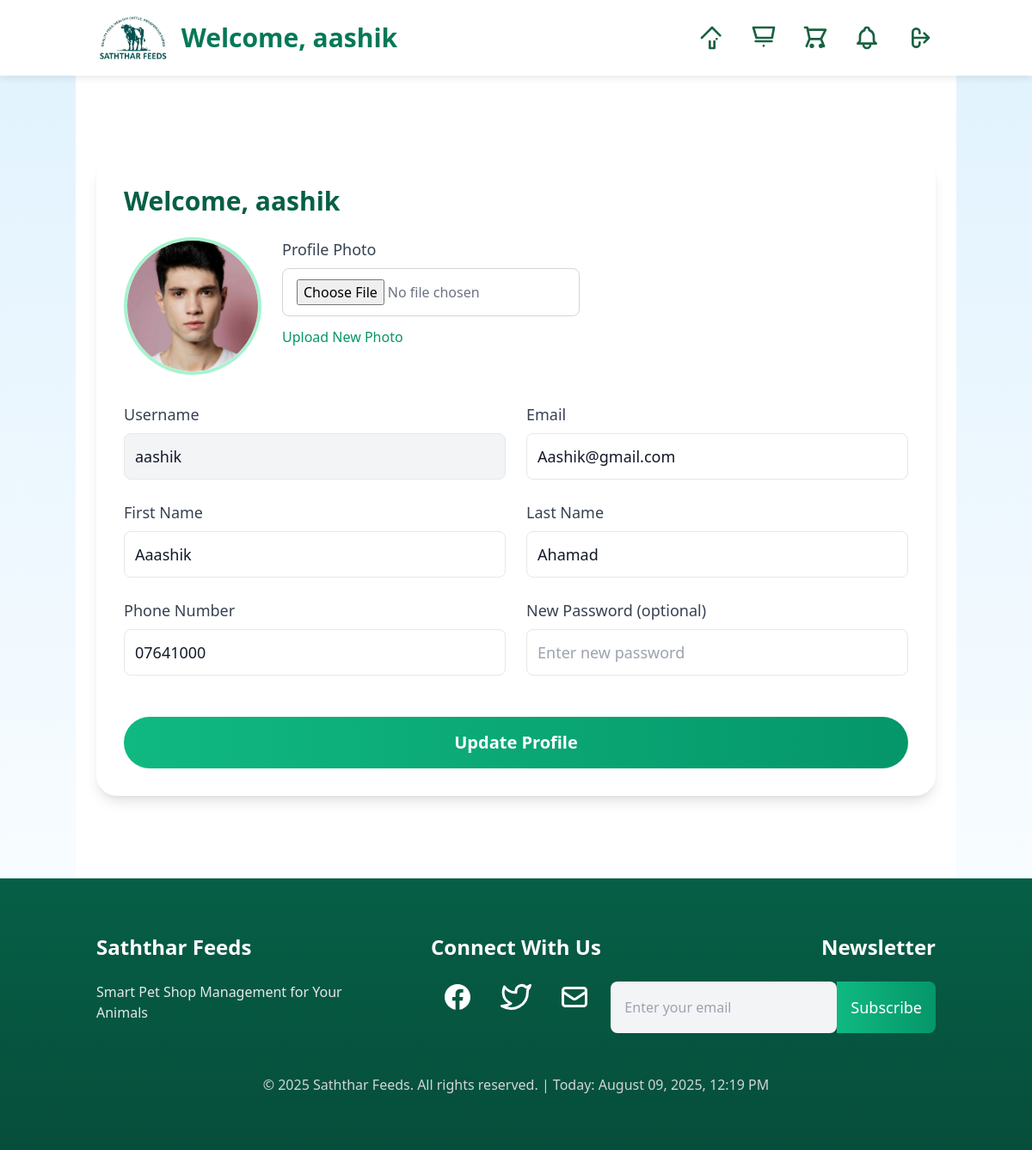
The app's page /profile.php (signed in) with its own data.
### tables this page shows
CREATE TABLE `users` (
  `id` int(11) NOT NULL,
  `username` varchar(50) NOT NULL,
  `email` varchar(100) NOT NULL,
  `password` varchar(255) NOT NULL,
  `address` text DEFAULT NULL,
  `profile_photo` varchar(255) DEFAULT NULL,
  `created_at` timestamp NOT NULL DEFAULT current_timestamp(),
  `first_name` varchar(50) DEFAULT NULL,
  `last_name` varchar(50) DEFAULT NULL,
  `phone_number` varchar(15) DEFAULT NULL,
  `status` enum('registered','active','inactive') DEFAULT 'registered'
);

### profile.php (the view, shortened to what this page needs)
<?php
require_once 'db_connect.php';
$username = $_SESSION['username'];
$email = '';
$first_name = '';
$last_name = '';
$phone_number = '';
$profile_photo = 'Uploads/default_profile.jpg';
if (!isset($pdo) || $pdo === null) {
    $error = "Database connection failed. Please try again later.";
} else {
    try {
        $stmt = $pdo->prepare("SELECT email, first_name, last_name, phone_number, profile_photo FROM users WHERE username = ?");
        $stmt->execute([$username]);
        $row = $stmt->fetch();
        if ($row) {
            $email = $row['email'];
            $first_name = $row['first_name'] ?: '';
            $last_name = $row['last_name'] ?: '';
            $phone_number = $row['phone_number'] ?: '';
            $profile_photo = $row['profile_photo'] ?: $profile_photo;
        } else {
            $error = "User not found.";
        }
    } catch (Exception $e) {
        $error = "Error fetching user data: " . $e->getMessage();
    }
}
?>
<!DOCTYPE html>
<html lang="en" class="scroll-smooth">
<head>
    <link href="https://cdn.jsdelivr.net/npm/tailwindcss@2.2.19/dist/tailwind.min.css" rel="stylesheet">
    <link rel="stylesheet" href="style.css">
</head>
<body class="bg-gray-50 font-sans text-gray-900">
    <nav id="navbar" class="bg-white shadow-md sticky top-0 z-50">
        <div class="container mx-auto px-6 py-4">
            <div class="flex items-center justify-between">
                <div class="flex items-center space-x-4">
                    <img src="./assets/images/logo/feeds.png" alt="Saththar Feeds Logo" class="h-14 transition-transform duration-200 hover:scale-110" />
                    <h1 class="text-3xl font-bold text-green-700 hidden sm:block">
                        <?php echo isset($_SESSION['loggedin']) && $_SESSION['loggedin'] ? 'Welcome, ' . htmlspecialchars($_SESSION['username']) : 'Saththar Feeds'; ?>
                    </h1>
                </div>
                <div class="flex items-center space-x-6 md:space-x-8">
                    <div class="hidden md:flex items-center space-x-6">
                        <a href="index.php#home" class="text-gray-600 hover:text-green-500 transition-all duration-200 flex items-center hover:scale-110" title="Home">
                            <svg class="w-8 h-8 mr-1" xmlns="http://www.w3.org/2000/svg" fill="none" viewBox="0 0 24 24" stroke="currentColor">
                                <path stroke-linecap="round" stroke-linejoin="round" stroke-width="2" d="M3 12l2-2m0 0l7-7 7 7m-9 5v6h4v-6m2-2h.01" />
                            </svg>
                        </a>
                        <a href="products.php" class="text-gray-600 hover:text-green-500 transition-all duration-200 flex items-center hover:scale-110" title="Shop">
                            <svg class="w-8 h-8 mr-1" xmlns="http://www.w3.org/2000/svg" fill="none" viewBox="0 0 24 24" stroke="currentColor">
                                <path stroke-linecap="round" stroke-linejoin="round" stroke-width="2" d="M3 3h18l-1.68 9H5.68L3 3zm2 12h14m-7 4h.01" />
                            </svg>
                        </a>
                        <a href="cart.php" class="text-gray-600 hover:text-green-500 transition-all duration-200 flex items-center relative hover:scale-110" title="Cart">
                        </a>
                        <a href="notifications.php" class="text-gray-600 hover:text-green-500 transition-all duration-200 flex items-center relative hover:scale-110" title="Notifications">
                        </a>
                        <a href="logout.php" class="text-gray-600 hover:text-green-500 transition-all duration-200 flex items-center hover:scale-110" title="Logout">
                            <svg class="w-8 h-8 mr-1" xmlns="http://www.w3.org/2000/svg" fill="none" viewBox="0 0 24 24" stroke="currentColor">
                                <path stroke-linecap="round" stroke-linejoin="round" stroke-width="2" d="M17 16l4-4m0 0l-4-4m4 4H7m6 4v1a3 3 0 01-6 0V7a3 3 0 016 0v1" />
                            </svg>
                        </a>
                    </div>
                </div>
            </div>
        </div>
    </nav>
    <section class="container mx-auto py-24 px-4 sm:px-6 bg-white">
        <div class="max-w-5xl mx-auto bg-[#e6f4ea] p-8 rounded-3xl shadow-lg hover:shadow-xl transition-all duration-300">
            <h2 class="text-3xl font-bold text-green-800 mb-6">Welcome, <?php echo htmlspecialchars($username); ?></h2>
            <form method="POST" enctype="multipart/form-data" class="space-y-8">
                <div class="flex flex-col sm:flex-row items-center sm:items-start gap-6">
                    <div class="relative w-40 h-40 overflow-hidden rounded-full border-4 border-green-200">
                        <img
                            src="<?php echo htmlspecialchars($profile_photo); ?>"
                            alt="Profile"
                            class="w-full h-full object-cover object-center transition-transform duration-300 hover:scale-110 bg-gray-100"
                        />
                    </div>
                    <div class="text-center sm:text-left">
                        <label class="block text-lg font-medium text-gray-700 mb-2">Profile Photo</label>
                        <input
                            type="file"
                            name="profile_photo"
                            accept="image/jpeg,image/png"
                            class="block w-full text-base text-gray-500 file:mr-4 file:py-3 file:px-6 file:rounded-full file:border-0 file:text-base file:font-semibold file:bg-green-50 file:text-green-700 hover:file:bg-green-100 hover:file:scale-105 transition-all duration-200"
                        >
                        <button type="submit" class="mt-3 text-base text-green-600 font-medium hover:text-green-700 hover:scale-105 transition-all duration-200">Upload New Photo</button>
                    </div>
                </div>
                <div class="grid grid-cols-1 md:grid-cols-2 gap-6">
                    <div>
                        <label class="block text-lg font-medium text-gray-700 mb-2">Username</label>
                        <input
                            type="text"
                            value="<?php echo htmlspecialchars($username); ?>"
                            class="w-full p-3 border border-gray-200 rounded-lg bg-gray-100 cursor-not-allowed text-lg"
                            disabled
                        >
                    </div>
                    <div>
                        <label class="block text-lg font-medium text-gray-700 mb-2">Email</label>
                        <input
                            type="email"
                            name="email"
                            value="<?php echo htmlspecialchars($email); ?>"
                            required
                            class="w-full p-3 border border-gray-200 rounded-lg focus:outline-none focus:ring-2 focus:ring-green-500 transition-all duration-200 text-lg"
                        >
                    </div>
                    <div>
                        <label class="block text-lg font-medium text-gray-700 mb-2">First Name</label>
                        <input
                            type="text"
                            name="first_name"
                            value="<?php echo htmlspecialchars($first_name); ?>"
                            class="w-full p-3 border border-gray-200 rounded-lg focus:outline-none focus:ring-2 focus:ring-green-500 transition-all duration-200 text-lg"
                        >
                    </div>
                    <div>
                        <label class="block text-lg font-medium text-gray-700 mb-2">Last Name</label>
                        <input
                            type="text"
                            name="last_name"
                            value="<?php echo htmlspecialchars($last_name); ?>"
                            class="w-full p-3 border border-gray-200 rounded-lg focus:outline-none focus:ring-2 focus:ring-green-500 transition-all duration-200 text-lg"
                        >
                    </div>
                    <div>
                        <label class="block text-lg font-medium text-gray-700 mb-2">Phone Number</label>
                        <input
                            type="text"
                            name="phone_number"
                            value="<?php echo htmlspecialchars($phone_number); ?>"
                            class="w-full p-3 border border-gray-200 rounded-lg focus:outline-none focus:ring-2 focus:ring-green-500 transition-all duration-200 text-lg"
                        >
                    </div>
                    <div>
                        <label class="block text-lg font-medium text-gray-700 mb-2">New Password (optional)</label>
                        <input
                            type="password"
                            name="password"
                            placeholder="Enter new password"
                            class="w-full p-3 border border-gray-200 rounded-lg focus:outline-none focus:ring-2 focus:ring-green-500 transition-all duration-200 text-lg"
                        >
                    </div>
                </div>
                <div class="pt-4">
                    <button
                        type="submit"
                        name="update_profile"
                        class="w-full bg-gradient-to-r from-green-500 to-green-600 text-white px-8 py-4 rounded-full hover:scale-105 transition-all duration-200 text-xl font-bold"
                    >
                        Update Profile
                    </button>
                </div>
            </form>
        </div>
    </section>
    <footer class="bg-gradient-to-b from-green-800 to-green-900 text-white py-16">
        <div class="container mx-auto px-6">
            <div class="grid grid-cols-1 lg:grid-cols-3 gap-12">
                <div class="text-center lg:text-left">
                    <h4 class="text-2xl font-semibold mb-6">Saththar Feeds</h4>
                    <p class="text-base text-gray-200">Smart Pet Shop Management for Your Animals</p>
                </div>
                <div class="text-center">
                    <h4 class="text-2xl font-semibold mb-6">Connect With Us</h4>
                    <div class="flex justify-center space-x-8">
                        <a href="#" class="hover:text-green-400 transition-all duration-200 hover:scale-110" aria-label="Facebook">
                        </a>
                        <a href="#" class="hover:text-green-400 transition-all duration-200 hover:scale-110" aria-label="Twitter">
                        </a>
                        <a href="#" class="hover:text-green-400 transition-all duration-200 hover:scale-110" aria-label="Contact">
                            <svg class="w-9 h-9" fill="none" stroke="currentColor" viewBox="0 0 24 24" xmlns="http://www.w3.org/2000/svg">
                                <path stroke-linecap="round" stroke-linejoin="round" stroke-width="2" d="M3 8l7.89 5.26a2 2 0 002.22 0L21 8M5 19h14a2 2 0 002-2V7a2 2 0 00-2-2H5a2 2 0 00-2 2v10a2 2 0 002 2z"></path>
                            </svg>
                        </a>
                    </div>
                </div>
                <div class="text-center lg:text-right">
                    <h4 class="text-2xl font-semibold mb-6">Newsletter</h4>
                    <form id="newsletter-form" class="flex justify-center lg:justify-end">
                        <input type="email" id="newsletter-email" placeholder="Enter your email" class="p-4 rounded-l-lg text-gray-900 bg-gray-100 border-none focus:ring-2 focus:ring-green-500 w-72" aria-label="Newsletter email" />
                        <button type="submit" class="bg-gradient-to-r from-green-500 to-green-600 text-white p-4 rounded-r-lg hover:scale-105 transition-all duration-200 text-lg">Subscribe</button>
                    </form>
                </div>
            </div>
            <p class="mt-12 text-center text-base text-gray-300">© 2025 Saththar Feeds. All rights reserved. | Today: <?php echo date('F d, Y, h:i A', time()); ?></p>
        </div>
    </footer>
</body>
</html>

### style.css (style rules this page uses)
body { background: linear-gradient(to bottom, #e0f2fe, #ffffff); font-family: 'Roboto', sans-serif; }
#navbar { background: #ffffff; box-shadow: 0 2px 10px rgba(0, 0, 0, 0.1); transition: all 0.3s ease; }
#navbar a { color: #1a6141; font-weight: 500; transition: color 0.2s ease; }
#navbar a svg { width: 2rem; height: 2rem; transition: transform 0.2s ease, color 0.2s ease; }
input, select, textarea { border: 1px solid #d1d5db; border-radius: 0.5rem; padding: 0.75rem 1rem; transition: all 0.3s ease; background: #ffffff; }
label { color: #1e293b; font-size: 0.875rem; font-weight: 500; margin-bottom: 0.5rem; }
footer { background: #1a6141; color: #ffffff; }
footer a { color: #ffffff; transition: color 0.2s ease; }
footer a svg { width: 1.75rem; height: 1.75rem; transition: transform 0.2s ease; }
footer input { border: none; background: #e0f2fe; color: #1e293b; }

### records on screen
users: profile_photo (picture), email "Aashik@gmail.com", first_name "Aaashik", last_name "Ahamad", phone_number "07641000"

### other values on screen
$_SESSION['username'] "aashik"
$username "aashik"
